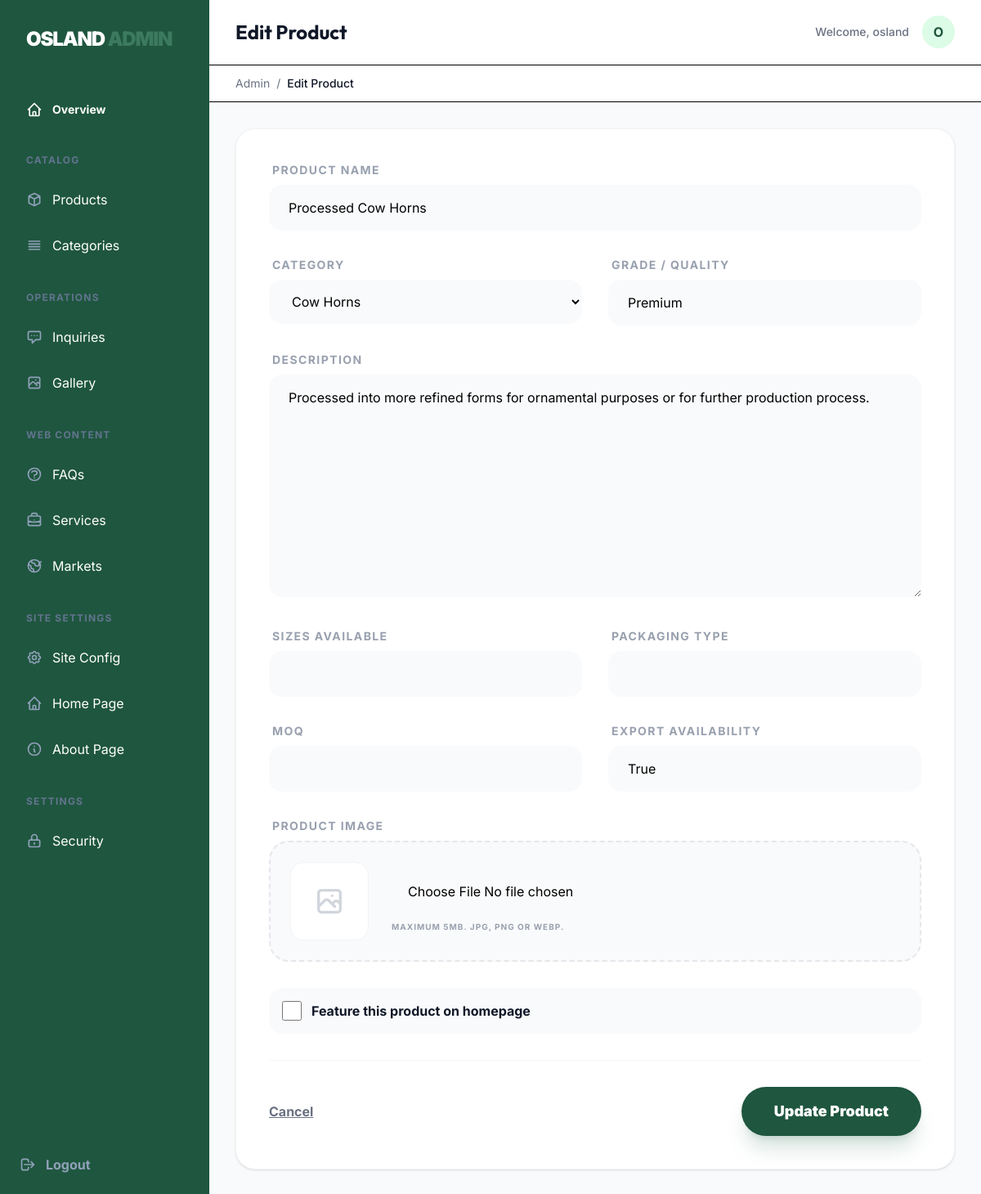
The page /dashboard/products/1/edit/ (signed in) on the database its author committed.
### products/models.py (models this page shows, shortened)
class Product(models.Model):
    category = models.ForeignKey(ProductCategory, on_delete=models.CASCADE, related_name='products')
    name = models.CharField(max_length=255)
    description = models.TextField()
    grade = models.CharField(max_length=100, blank=True)
    sizes_available = models.CharField(max_length=255, blank=True)
    packaging_type = models.CharField(max_length=255, blank=True)
    minimum_order_quantity = models.CharField(max_length=255, blank=True)
    export_availability = models.CharField(max_length=255, blank=True)
    image = models.ImageField(upload_to='products/', blank=True, null=True)
    featured = models.BooleanField(default=False)
    slug = models.SlugField(unique=True, blank=True)
    created_at = models.DateTimeField(auto_now_add=True)
    updated_at = models.DateTimeField(auto_now=True)

### dashboard/views.py (the view, shortened to what this page needs)
# urls.py: path('products/<int:pk>/edit/', views.ProductUpdateView.as_view(), name='product_edit'),
class ProductUpdateView(LoginRequiredMixin, UpdateView):
    model = Product
    fields = ['category', 'name', 'description', 'grade', 'sizes_available', 'packaging_type', 'minimum_order_quantity', 'export_availability', 'image', 'featured']
    template_name = 'dashboard/products/form.html'
    success_url = reverse_lazy('dashboard:product_list')

### core/context_processors.py (called while the page is built)
def site_settings(request):
    try:
        settings = SiteSettings.objects.first()
    except SiteSettings.DoesNotExist:
        settings = None
    return {'site_settings': settings}

### products/models.py (called while the page is built)
    def __str__(self):
        return self.name

### dashboard/templates/dashboard/products/form.html (shortened to what this page needs)
{% extends 'dashboard/base_dashboard.html' %}
{% block header_title %}{% if object %}Edit Product{% else %}Add Product{% endif %}{% endblock %}
{% block breadcrumb %}{% if object %}Edit Product{% else %}Add Product{% endif %}{% endblock %}
{% block content %}
<div class="max-w-4xl">
    <div class="bg-white rounded-3xl border border-gray-100 shadow-sm p-10">
        <form method="post" enctype="multipart/form-data" class="space-y-8">
            <div class="grid grid-cols-1 md:grid-cols-2 gap-8">
                <div class="col-span-full">
                    <label class="block text-sm font-bold text-gray-400 mb-2 uppercase tracking-widest px-1">Product Name</label>
                    {{ form.name }}
                </div>
                <div>
                    <label class="block text-sm font-bold text-gray-400 mb-2 uppercase tracking-widest px-1">Category</label>
                    {{ form.category }}
                </div>
                <div>
                    <label class="block text-sm font-bold text-gray-400 mb-2 uppercase tracking-widest px-1">Grade / Quality</label>
                    {{ form.grade }}
                </div>
                <div class="col-span-full">
                    <label class="block text-sm font-bold text-gray-400 mb-2 uppercase tracking-widest px-1">Description</label>
                    {{ form.description }}
                </div>
                <div>
                    <label class="block text-sm font-bold text-gray-400 mb-2 uppercase tracking-widest px-1">Sizes Available</label>
                    {{ form.sizes_available }}
                </div>
                <div>
                    <label class="block text-sm font-bold text-gray-400 mb-2 uppercase tracking-widest px-1">Packaging Type</label>
                    {{ form.packaging_type }}
                </div>
                <div>
                    <label class="block text-sm font-bold text-gray-400 mb-2 uppercase tracking-widest px-1">MOQ</label>
                    {{ form.minimum_order_quantity }}
                </div>
                <div>
                    <label class="block text-sm font-bold text-gray-400 mb-2 uppercase tracking-widest px-1">Export Availability</label>
                    {{ form.export_availability }}
                </div>
                <div class="col-span-full">
                    <label class="block text-sm font-bold text-gray-400 mb-2 uppercase tracking-widest px-1">Product Image</label>
                    <div class="mt-2 flex items-center space-x-6 bg-gray-50 p-6 rounded-3xl border-2 border-dashed border-gray-200 hover:border-forest-green-400 transition">
                        <div class="flex-shrink-0 w-24 h-24 bg-white rounded-2xl overflow-hidden flex items-center justify-center border border-gray-100">
                        </div>
                        <div class="flex-grow">
                            {{ form.image }}
                            <p class="text-[10px] text-gray-400 font-bold uppercase tracking-widest mt-2 px-1">Maximum 5MB. JPG, PNG or WEBP.</p>
                        </div>
                    </div>
                </div>
                <div class="col-span-full flex items-center space-x-3 p-4 bg-gray-50 rounded-2xl">
                    {{ form.featured }}
                    <label class="font-bold text-gray-900">Feature this product on homepage</label>
                </div>
            </div>
            <div class="pt-8 border-t border-gray-100 flex items-center justify-between">
                <a href="{% url 'dashboard:product_list' %}" class="text-gray-500 font-bold hover:text-gray-900 transition underline">Cancel</a>
                <button type="submit" class="bg-forest-green-600 text-white px-10 py-4 rounded-full font-black text-lg hover:bg-forest-green-700 transition shadow-xl shadow-forest-green-500/20">
                    {% if object %}Update Product{% else %}Save Product{% endif %}
                </button>
            </div>
        </form>
    </div>
</div>
{% endblock %}

### dashboard/templates/dashboard/base_dashboard.html (shortened to what this page needs)
{% load static tailwind_tags %}
<!DOCTYPE html>
<html lang="en">
<head>
    {% tailwind_css %}
    <link rel="stylesheet" href="{% static 'css/main.css' %}">
</head>
<body class="bg-gray-50 flex h-screen overflow-hidden relative">
    <aside id="dashboardSidebar" class="fixed inset-y-0 left-0 w-64 bg-slate-900 text-white flex flex-col flex-shrink-0 border-r border-slate-800 z-50 transform -translate-x-full lg:translate-x-0 lg:static transition-transform duration-300 ease-in-out">
        <div class="p-8">
            <a href="{% url 'core:home' %}" class="text-2xl font-black tracking-tighter uppercase">
                OSLAND <span class="text-forest-green-500">ADMIN</span>
            </a>
        </div>
        <nav class="flex-grow px-4 space-y-2 py-4 overflow-y-auto">
            <a href="{% url 'dashboard:overview' %}" class="flex items-center space-x-3 px-4 py-3 rounded-xl hover:bg-slate-800 transition ">
                <svg class="w-5 h-5" fill="none" stroke="currentColor" viewBox="0 0 24 24"><path stroke-linecap="round" stroke-linejoin="round" stroke-width="2" d="M3 12l2-2m0 0l7-7 7 7M5 10v10a1 1 0 001 1h3m10-11l2 2m-2-2v10a1 1 0 01-1 1h-3m-6 0a1 1 0 001-1v-4a1 1 0 011-1h2a1 1 0 011 1v4a1 1 0 001 1m-6 0h6"></path></svg>
                <span class="text-sm font-bold">Overview</span>
            </a>
            <div class="text-xs font-bold text-slate-500 uppercase tracking-widest px-4 pt-6 pb-2">Catalog</div>
            <a href="{% url 'dashboard:product_list' %}" class="flex items-center space-x-3 px-4 py-3 rounded-xl hover:bg-slate-800 transition {% if 'products' in request.path %}bg-forest-green-600{% endif %}">
                <svg class="w-5 h-5 text-slate-400" fill="none" stroke="currentColor" viewBox="0 0 24 24"><path stroke-linecap="round" stroke-linejoin="round" stroke-width="2" d="M20 7l-8-4-8 4m16 0l-8 4m8-4v10l-8 4m0-10L4 7m8 4v10M4 7v10l8 4"></path></svg>
                <span>Products</span>
            </a>
            <a href="{% url 'dashboard:category_list' %}" class="flex items-center space-x-3 px-4 py-3 rounded-xl hover:bg-slate-800 transition {% if 'categories' in request.path %}bg-forest-green-600{% endif %}">
                <svg class="w-5 h-5 text-slate-400" fill="none" stroke="currentColor" viewBox="0 0 24 24"><path stroke-linecap="round" stroke-linejoin="round" stroke-width="2" d="M4 6h16M4 10h16M4 14h16M4 18h16"></path></svg>
                <span>Categories</span>
            </a>
            <div class="text-xs font-bold text-slate-500 uppercase tracking-widest px-4 pt-6 pb-2">Operations</div>
            <a href="{% url 'dashboard:inquiry_list' %}" class="flex items-center space-x-3 px-4 py-3 rounded-xl hover:bg-slate-800 transition {% if 'inquiries' in request.path %}bg-forest-green-600{% endif %}">
                <svg class="w-5 h-5 text-slate-400" fill="none" stroke="currentColor" viewBox="0 0 24 24"><path stroke-linecap="round" stroke-linejoin="round" stroke-width="2" d="M8 10h.01M12 10h.01M16 10h.01M9 16H5a2 2 0 01-2-2V6a2 2 0 012-2h14a2 2 0 012 2v8a2 2 0 01-2 2h-5l-5 5v-5z"></path></svg>
                <span>Inquiries</span>
            </a>
            <a href="{% url 'dashboard:gallery_list' %}" class="flex items-center space-x-3 px-4 py-3 rounded-xl hover:bg-slate-800 transition {% if 'gallery' in request.path %}bg-forest-green-600{% endif %}">
                <span>Gallery</span>
            </a>
            <div class="text-xs font-bold text-slate-500 uppercase tracking-widest px-4 pt-6 pb-2">Web Content</div>
            <a href="{% url 'dashboard:faq_list' %}" class="flex items-center space-x-3 px-4 py-3 rounded-xl hover:bg-slate-800 transition {% if 'faqs' in request.path %}bg-forest-green-600{% endif %}">
                <span>FAQs</span>
            </a>
            <a href="{% url 'dashboard:service_list' %}" class="flex items-center space-x-3 px-4 py-3 rounded-xl hover:bg-slate-800 transition {% if 'services' in request.path %}bg-forest-green-600{% endif %}">
                <span>Services</span>
            </a>
            <a href="{% url 'dashboard:market_list' %}" class="flex items-center space-x-3 px-4 py-3 rounded-xl hover:bg-slate-800 transition {% if 'markets' in request.path %}bg-forest-green-600{% endif %}">
                <span>Markets</span>
            </a>
            <div class="text-xs font-bold text-slate-500 uppercase tracking-widest px-4 pt-6 pb-2">Site Settings</div>
            <a href="{% url 'dashboard:site_settings' %}" class="flex items-center space-x-3 px-4 py-3 rounded-xl hover:bg-slate-800 transition {% if 'site' in request.path %}bg-forest-green-600{% endif %}">
                <span>Site Config</span>
            </a>
            <a href="{% url 'dashboard:home_page_settings' %}" class="flex items-center space-x-3 px-4 py-3 rounded-xl hover:bg-slate-800 transition {% if 'home' in request.path %}bg-forest-green-600{% endif %}">
                <span>Home Page</span>
            </a>
            <a href="{% url 'dashboard:about_page_settings' %}" class="flex items-center space-x-3 px-4 py-3 rounded-xl hover:bg-slate-800 transition {% if 'about' in request.path %}bg-forest-green-600{% endif %}">
                <svg class="w-5 h-5 text-slate-400" fill="none" stroke="currentColor" viewBox="0 0 24 24"><path stroke-linecap="round" stroke-linejoin="round" stroke-width="2" d="M13 16h-1v-4h-1m1-4h.01M21 12a9 9 0 11-18 0 9 9 0 0118 0z"></path></svg>
                <span>About Page</span>
            </a>
            <div class="text-xs font-bold text-slate-500 uppercase tracking-widest px-4 pt-6 pb-2">Settings</div>
            <a href="{% url 'dashboard:password_change' %}" class="flex items-center space-x-3 px-4 py-3 rounded-xl hover:bg-slate-800 transition ">
                <svg class="w-5 h-5 text-slate-400" fill="none" stroke="currentColor" viewBox="0 0 24 24"><path stroke-linecap="round" stroke-linejoin="round" stroke-width="2" d="M12 15v2m-6 4h12a2 2 0 002-2v-6a2 2 0 00-2-2H6a2 2 0 00-2 2v6a2 2 0 002 2zm10-10V7a4 4 0 00-8 0v4h8z"></path></svg>
                <span>Security</span>
            </a>
        </nav>
        <div class="p-6 border-t border-slate-800">
            <form action="{% url 'dashboard:logout' %}" method="post">
                <button type="submit" class="flex items-center space-x-3 text-slate-400 hover:text-white transition w-full">
                    <svg class="w-5 h-5" fill="none" stroke="currentColor" viewBox="0 0 24 24"><path stroke-linecap="round" stroke-linejoin="round" stroke-width="2" d="M17 16l4-4m0 0l-4-4m4 4H7m6 4v1a3 3 0 01-3 3H6a3 3 0 01-3-3V7a3 3 0 013-3h4a3 3 0 013 3v1"></path></svg>
                    <span class="font-bold">Logout</span>
                </button>
            </form>
        </div>
    </aside>
    <main class="flex-grow flex flex-col min-w-0">
        <header class="bg-white border-b h-20 flex items-center justify-between px-4 sm:px-8">
            <div class="flex items-center space-x-4">
                <h1 class="text-xl sm:text-2xl font-bold text-gray-900 truncate">{% block header_title %}Dashboard{% endblock %}</h1>
            </div>
            <div class="flex items-center space-x-4">
                <span class="hidden sm:inline text-sm font-medium text-gray-500">Welcome, {{ user.get_full_name|default:user.username }}</span>
                <div class="w-10 h-10 bg-forest-green-100 rounded-full flex items-center justify-center text-forest-green-600 font-bold">
                    {{ user.username|first|upper }}
                </div>
            </div>
        </header>
        <div class="bg-white border-b px-4 sm:px-8 py-3 flex items-center justify-between">
            <div class="flex items-center space-x-2 text-sm text-gray-500 truncate">
                <a href="{% url 'dashboard:overview' %}" class="hover:text-forest-green-600">Admin</a>
                <span>/</span>
                <span class="text-gray-900 font-medium truncate">{% block breadcrumb %}Overview{% endblock %}</span>
            </div>
        </div>
        <div class="flex-grow overflow-y-auto p-4 sm:p-8">
            {% block content %}{% endblock %}
        </div>
    </main>
</body>
</html>

### static/css/main.css (style rules this page uses)
:root { --primary-h: 154; --primary-s: 47%; --primary-l: 22%; --primary: hsl(var(--primary-h), var(--primary-s), var(--primary-l)); --primary-dark: hsl(var(--primary-h), var(--primary-s), 15%); --primary-soft: hsl(var(--primary-h), var(--primary-s), 95%); --accent-h: 155; --accent-s: 25%; --accent-l: 47%; --accent: hsl(var(--accent-h), var(--accent-s), var(--accent-l)); --slate-900: hsl(154, 47%, 12%); --slate-800: hsl(154, 30%, 18%); --slate-700: hsl(155, 20%, 40%); }
body { font-family: 'Inter', sans-serif; -webkit-font-smoothing: antialiased; }
h1, h2, h3, h4, h5, h6 { font-family: 'Outfit', sans-serif; }

### rows shown on the page
Product: name "Processed Cow Horns", category "Cow Horns", grade "Premium", description "Processed into more refined forms for ornamental purposes or for further production process.", export_availability "True"

### other values the page prints
{{ user.get_full_name|default:user.username }} "osland"
{{ user.username|first|upper }} "O"
